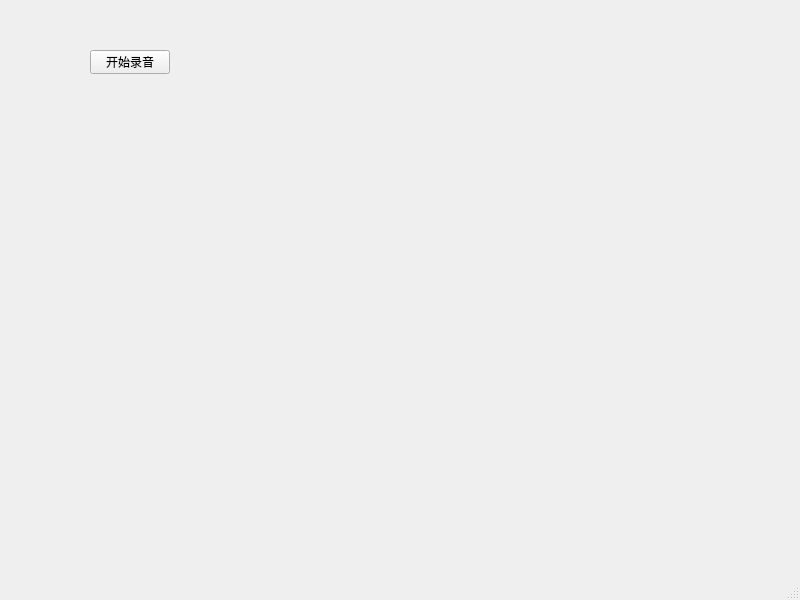
<?xml version="1.0" encoding="UTF-8"?>
<ui version="4.0">
 <class>MainWindow</class>
 <widget class="QMainWindow" name="MainWindow">
  <property name="geometry">
   <rect>
    <x>0</x>
    <y>0</y>
    <width>800</width>
    <height>600</height>
   </rect>
  </property>
  <property name="windowTitle">
   <string>MainWindow</string>
  </property>
  <widget class="QWidget" name="centralwidget">
   <widget class="QPushButton" name="auidioButton">
    <property name="geometry">
     <rect>
      <x>90</x>
      <y>50</y>
      <width>80</width>
      <height>24</height>
     </rect>
    </property>
    <property name="text">
     <string>开始录音</string>
    </property>
   </widget>
  </widget>
  <widget class="QMenuBar" name="menubar">
   <property name="geometry">
    <rect>
     <x>0</x>
     <y>0</y>
     <width>800</width>
     <height>22</height>
    </rect>
   </property>
  </widget>
  <widget class="QStatusBar" name="statusbar"/>
 </widget>
 <resources/>
 <connections/>
</ui>
